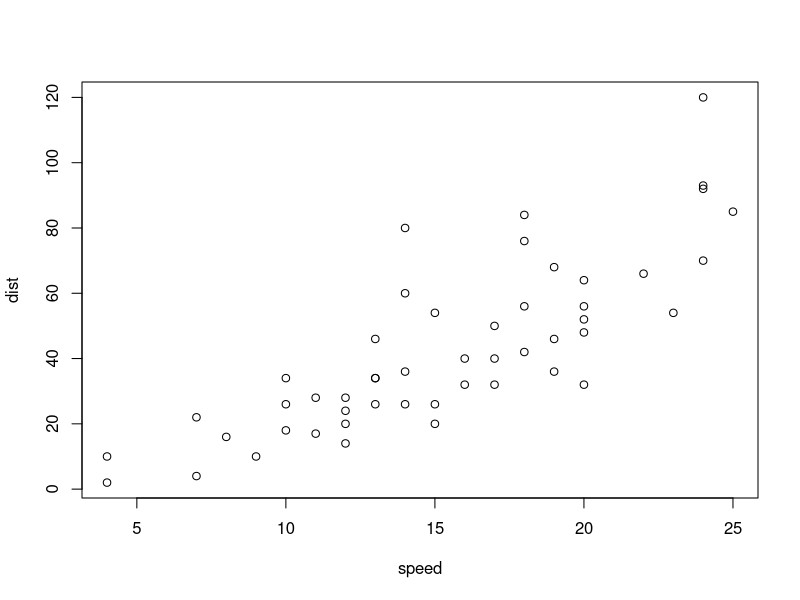
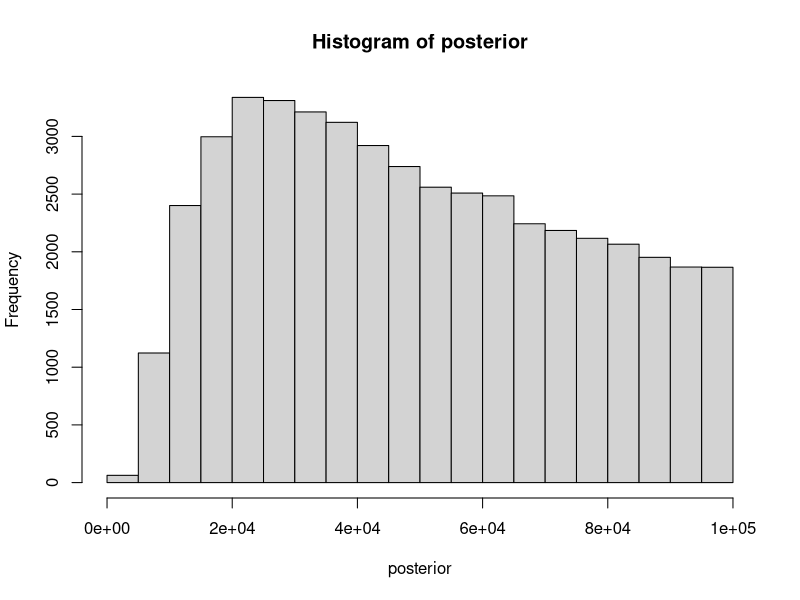
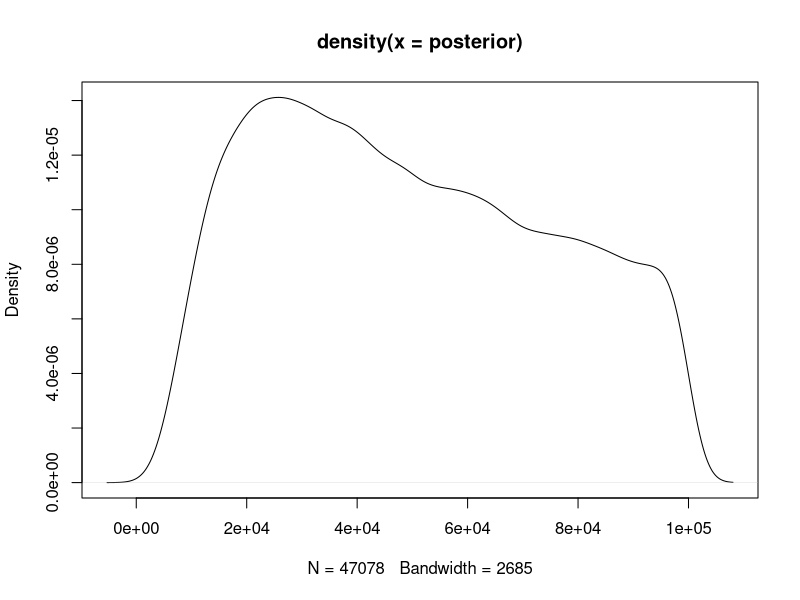
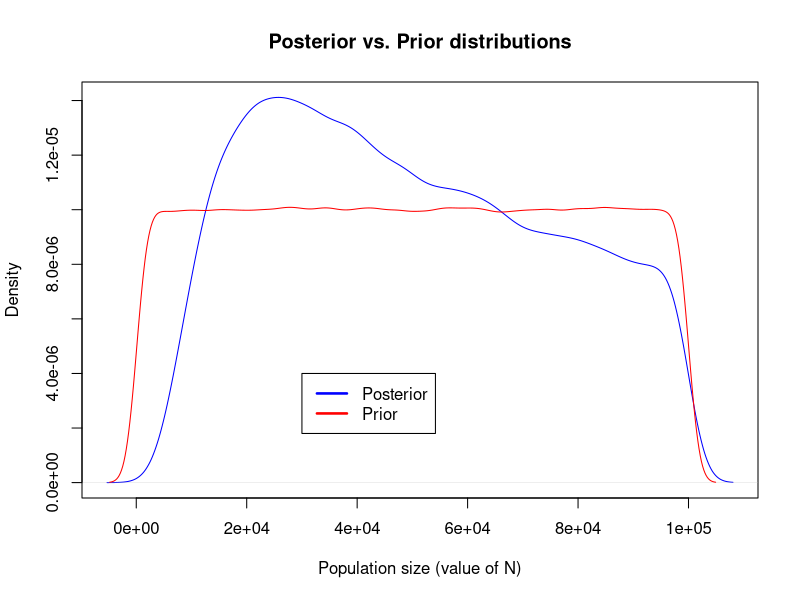
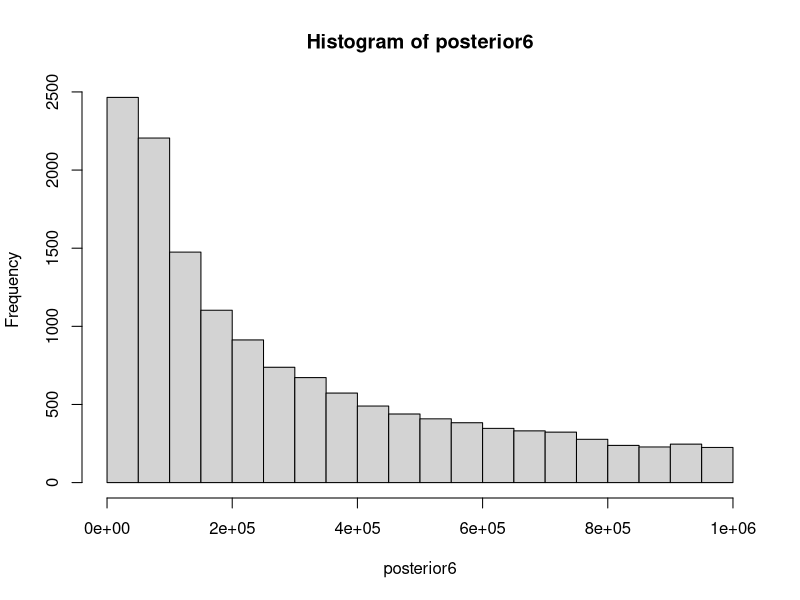
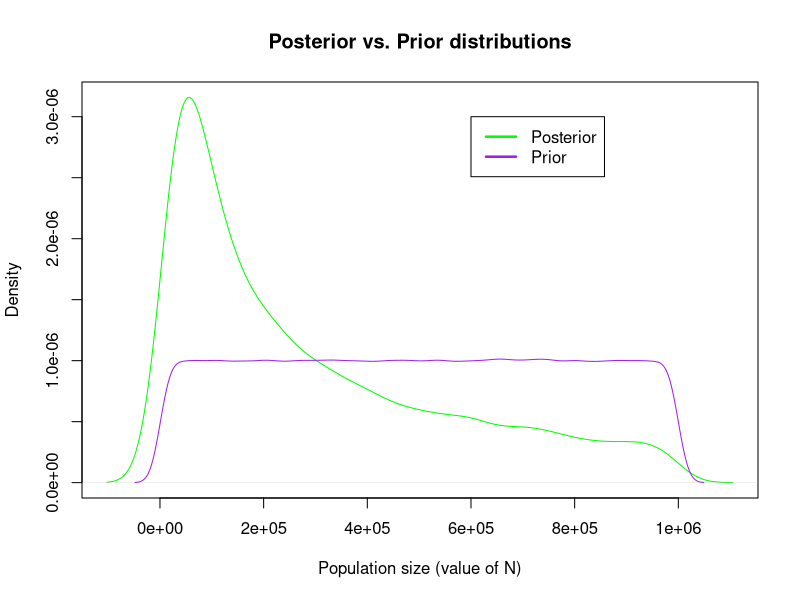

These figures' R source, in order:
## ---- chunk 1
summary(cars)
## ---- chunk 2
plot(cars)
## ---- chunk 3
getwd()
setwd("C:\\Users\\Hayley\\eeb201hayleystansell")
getwd()

#?runif
#try simulating the coin flip thing from class
#prior<- runif(1e6)
#D_sim<- rbinom(n=1e6, size=100, p=prior)
#plot(D_sim)
#This produces a "black block", x-axis going from 0 to 1e6, y-axis going from 0 to 100....
#?plot
#how is a number the prior distribution???? 
prior<- runif(n=1e6, min = 100, max = 100000)
#prior
#plot(prior) #looks correct in terms of axes
#
## ---- chunk 4
rate<- 1/(prior)
mostrecent<- rexp(1e6, rate)
#######DOES NOT NEED TO BE A LOOP!, R automatically takes each value of "prior" and plugs it in in order to the "mostrecent" vector
#######Follows that NEITHER DOES NEXT STEP
#mostrecent
length(mostrecent)
## ---- chunk 5
ratemu<- 1e-3
snpnumber<- rpois(1e6, mostrecent*ratemu*2)
#snpnumber
max(snpnumber)
length(snpnumber)
## ---- chunk 6
sims<- cbind(prior, snpnumber)
simslower<- subset(sims, sims[,2]>45)
simsupper<- subset(simslower, simslower[,2]<55)
posterior<-simsupper[,1]
#posterior
max(posterior)
min(posterior)
hist(posterior)
density(posterior)
plot(density(posterior))
## ---- chunk 7
density(posterior)
plot(density(posterior), main= "Posterior vs. Prior distributions", xlab= "Population size (value of N)", col= "blue")
density(prior)
#?lines
# "lines() adds a line to an existing plot --- lines(namevector, col = color)
lines(density(prior), col= "red")
#?legend
legend(3e04,4e-06, # places a legend at the appropriate place 
       c("Posterior", "Prior"), # puts text in the legend
       
       lty=c(1,1), # gives the legend appropriate symbols (lines)
       
       lwd=c(2.5,2.5),col=c("blue", "red")) # gives the legend lines the correct color and width
## ---- chunk 8
median(posterior)
## ---- chunk 9
#?quantile
quantile(posterior, c(0.025, 0.975))

## ---- chunk 10
prior6<- runif(n=1e6, min = 1000, max = 1000000)
rate6<- 1/(prior6)
mostrecent6<- rexp(1e6, rate6)
length(mostrecent6)
ratemu6<- 1e-3
snpnumber6<- rpois(1e6, mostrecent6*ratemu6*2)
#snpnumber
max(snpnumber6)
length(snpnumber6)
sims6<- cbind(prior6, snpnumber6)
simslower6<- subset(sims6, sims6[,2]>45)
simsupper6<- subset(simslower6, simslower6[,2]<55)
posterior6<-simsupper6[,1]
#posterior
hist(posterior6)
#
plot(density(posterior6), main= "Posterior vs. Prior distributions", xlab= "Population size (value of N)", col= "green")
density(prior6)
#?lines
# "lines() adds a line to an existing plot --- lines(namevector, col = color)
lines(density(prior6), col= "purple")
#?legend
legend(6e05,3e-06, # places a legend at the appropriate place 
       c("Posterior", "Prior"), # puts text in the legend
       
       lty=c(1,1), # gives the legend appropriate symbols (lines)
       
       lwd=c(2.5,2.5),col=c("green", "purple")) # gives the legend lines the correct color and width
